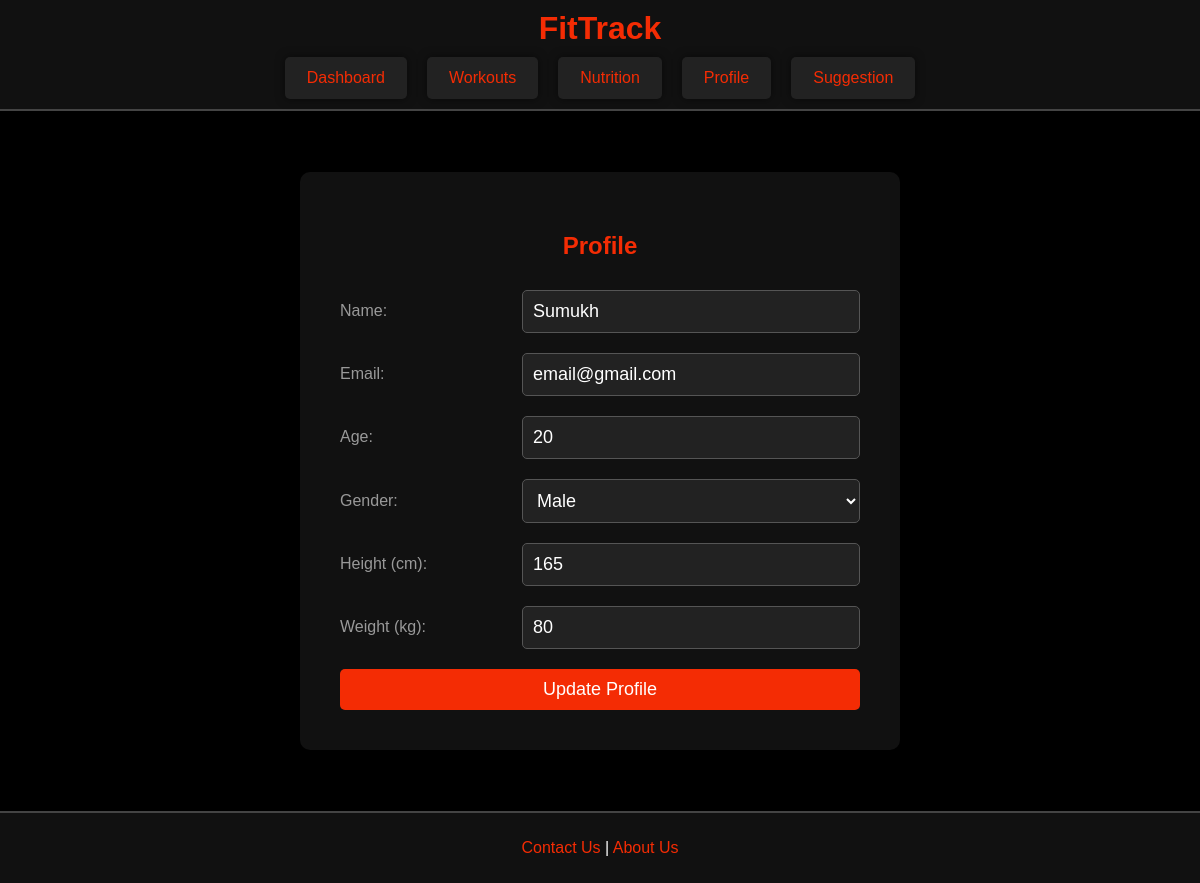
The app's page /profile.php (signed in) with its own data.
### tables this page shows
CREATE TABLE `personal_details` (
  `id` int(11) NOT NULL,
  `user_id` int(11) NOT NULL,
  `height` float DEFAULT NULL,
  `weight` float DEFAULT NULL,
  `age` int(11) DEFAULT NULL,
  `gender` enum('Male','Female','Other') DEFAULT NULL
);

CREATE TABLE `users` (
  `id` int(11) NOT NULL,
  `name` varchar(255) NOT NULL,
  `email` varchar(255) NOT NULL,
  `username` varchar(255) NOT NULL,
  `password` varchar(255) NOT NULL,
  `goal` enum('weight_loss','muscle_gain','maintenance') DEFAULT 'maintenance'
);

### profile.php (the view, shortened to what this page needs)
<?php
require 'db.php';
$user_id = $_SESSION['user_id'];
$sql = "
    SELECT
        u.name,
        u.email,
        pd.age,
        pd.gender,
        pd.height,
        pd.weight
    FROM users u
    LEFT JOIN personal_details pd ON u.id = pd.user_id
    WHERE u.id = ?
";
$stmt = $conn->prepare($sql);
$stmt->bind_param("i", $user_id);
$stmt->execute();
$result = $stmt->get_result();
$user_data = $result->fetch_assoc();
$name = $user_data['name'] ?? '';
$email = $user_data['email'] ?? '';
$age = $user_data['age'] ?? '';
$gender = $user_data['gender'] ?? '';
$height = $user_data['height'] ?? '';
$weight = $user_data['weight'] ?? '';
?>
<!DOCTYPE html>
<html lang="en">
<head>
    <link rel="stylesheet" href="styles/profile.css">
</head>
<body>
    <div class="header">
        <h1>FitTrack</h1>
        <nav>
            <ul>
                <li><a href="dashboard.php">Dashboard</a></li>
                <li><a href="workouts.php">Workouts</a></li>
                <li><a href="nutrition.php">Nutrition</a></li>
                <li><a href="profile.php">Profile</a></li>
                <li><a href="suggest.php">Suggestion</a></li>
            </ul>
        </nav>
    </div>
    <div class="container">
        <div class="login-box">
            <h2>Profile</h2>
            <form action="profile.php" method="post">
                <div class="textbox">
                    <label for="name">Name:</label>
                    <input type="text" id="name" name="name" value="<?php echo htmlspecialchars($name); ?>" disabled>
                </div>
                <div class="textbox">
                    <label for="email">Email:</label>
                    <input type="email" id="email" name="email" value="<?php echo htmlspecialchars($email); ?>" disabled>
                </div>
                <div class="textbox">
                    <label for="age">Age:</label>
                    <input type="number" id="age" name="age" value="<?php echo htmlspecialchars($age); ?>" required>
                </div>
                <div class="textbox">
                    <label for="gender">Gender:</label>
                    <select id="gender" name="gender" required>
                        <option value="male" <?php if ($gender == 'male') echo 'selected'; ?>>Male</option>
                    </select>
                </div>
                <div class="textbox">
                    <label for="height">Height (cm):</label>
                    <input type="number" id="height" name="height" value="<?php echo htmlspecialchars($height); ?>" required>
                </div>
                <div class="textbox">
                    <label for="weight">Weight (kg):</label>
                    <input type="number" id="weight" name="weight" value="<?php echo htmlspecialchars($weight); ?>" required>
                </div>
                <button type="submit" class="btn">Update Profile</button>
            </form>
        </div>
    </div>
    <div class="footer">
    <p><a href="contactus.php">Contact Us</a> | <a href="aboutus.php">About Us</a></p>
    </div>
</body>
</html>

### Styles/profile.css (style rules this page uses)
body { margin: 0; padding: 0; font-family: Arial, Helvetica, sans-serif; background-color: #000; background-image: url('https://e1.pxfuel.com/desktop-wallpaper/195/334/desktop-wallpaper-black-granite-backgrounds-texture.jpg'); background-size: cover; background-position: center; color: #fff; }
body { font-family: Arial, Helvetica, sans-serif; background-color: #000; color: #fff; }
.header { background-color: #111; padding: 10px 0; text-align: center; border-bottom: 2px solid #444; }
.header h1 { margin: 0; font-size: 2rem; margin-bottom: 10px; color: #F42C04; }
.header nav ul { list-style-type: none; padding: 0; margin: 0; display: flex; justify-content: center; gap: 20px; }
.header nav ul li { display: inline; padding: 10px 20px; border: 2px solid transparent; border-radius: 5px; transition: border-color 0.3s, background-color 0.3s, transform 0.3s; background-color: #222; box-shadow: 0 0 10px rgba(0, 0, 0, 0.5); }
.header nav ul li a { color: #F42C04; text-decoration: none; font-size: 1rem; transition: color 0.3s; }
.container { display: flex; justify-content: center; align-items: center; height: calc(100vh - 100px); }
.login-box { background-color: #111; padding: 40px; border-radius: 10px; box-shadow: 0 0 10px 0 #000; text-align: center; width: calc(100% - 384px); max-width: 600px; box-sizing: border-box; }
.login-box h2 { margin-bottom: 30px; font-size: 1.5rem; color: #F42C04; }
.textbox { margin-bottom: 20px; width: 100%; display: flex; align-items: center; justify-content: space-between; }
.textbox label { width: 30%; text-align: left; color: #999; }
.textbox input, .textbox select { width: 65%; padding: 10px; background: #222; border: 1px solid #555; outline: none; color: #fff; font-size: 18px; border-radius: 5px; box-sizing: border-box; transition: border 0.3s, transform 0.3s, box-shadow 0.3s; }
.btn { width: 100%; background: #F42C04; border: none; padding: 10px; cursor: pointer; font-size: 18px; color: #fff; border-radius: 5px; transition: background 0.3s, transform 0.3s; }
.footer { background-color: #111; text-align: center; border-top: 2px solid #444; padding: 10px 0; box-shadow: 0 -2px 10px rgba(0, 0, 0, 0.5); }
.footer a { color: #F42C04; text-decoration: none; transition: transform 0.3s; }

### records on screen
personal_details: name "Sumukh", email "email@gmail.com", age "20", height "165", weight "80"
